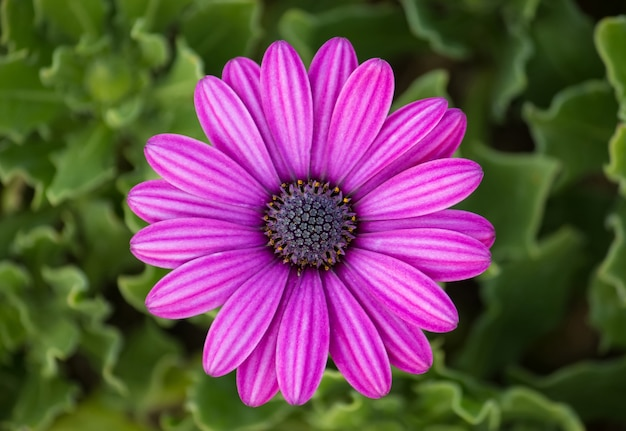
#> input picture purple.jpg, 626 x 431 px
$ python 'DIP Lab 4(Convert Image with Salt and Pepper Noise using Mean Filter).py'
#> lines starting #> are read from the running program, lines starting #| are printed output that depends on the picture
#> further down, image is the input picture: PIL image 626x431 RGB; mean R, G, B 106.7, 75.4, 83.1
import numpy as np
import matplotlib.pyplot as plt
from PIL import Image
from scipy.ndimage import convolve

def mean_filter(image, kernel_size):
    if kernel_size % 2 == 0:
        raise ValueError("Kernel size must be odd.")

    kernel = np.ones((kernel_size, kernel_size), dtype=np.float32) / (kernel_size * kernel_size)
    filtered_image = convolve(image, kernel, mode='reflect')
    return filtered_image

def add_salt_and_pepper_noise(image, noise_level):
#> called with noise_level = 0.25
    noisy_image = np.copy(image)
    total_pixels = image.size
#> total_pixels = 809418

    # Calculate number of salt and pepper pixels
    num_salt = np.ceil(noise_level * total_pixels)
#> num_salt = 202355
    coords = [np.random.randint(0, i - 1, int(num_salt)) for i in image.shape]

    # Add salt noise
    noisy_image[coords[0], coords[1]] = 255  # Salt noise (white)
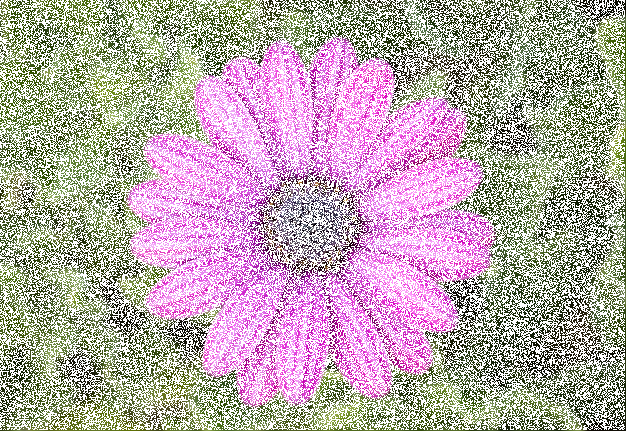
#> noisy_image: shape (431, 626, 3); mean R, G, B 184.9, 170.1, 173.7

    # Add pepper noise
    num_pepper = np.ceil(noise_level * total_pixels)
#> num_pepper = 202355
    coords = [np.random.randint(0, i - 1, int(num_pepper)) for i in image.shape]
    noisy_image[coords[0], coords[1]] = 0  # Pepper noise (black)
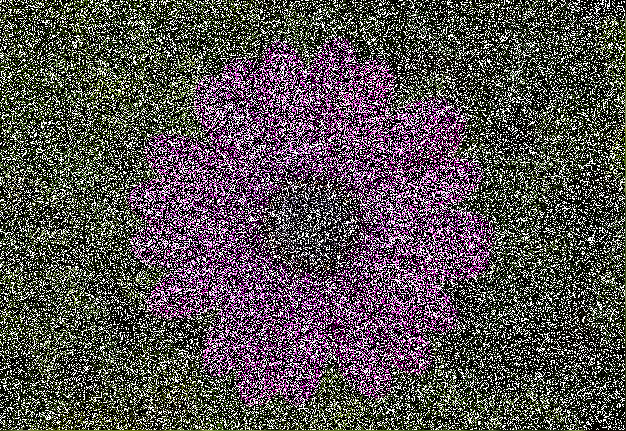
#> noisy_image: shape (431, 626, 3); mean R, G, B 87.5, 80.5, 82.1

    return noisy_image

# Load the image
image_path = 'purple.jpg'  # Replace with your image path
image = Image.open(image_path)
image_array = np.array(image)

if image_array.ndim == 3 and image_array.shape[2] == 3:
    # Add salt and pepper noise to the image
    noise_level = 0.25  # 25% noise
    noisy_image_array = add_salt_and_pepper_noise(image_array, noise_level)

    # Apply mean filter to each channel separately
    filtered_image_array = np.zeros_like(noisy_image_array)
    for i in range(3):
        filtered_image_array[:, :, i] = mean_filter(noisy_image_array[:, :, i], kernel_size=5)
#> this loop made 3 passes
#> pass 1, in mean_filter, `filtered_image = convolve(image, kernel, mode='reflect')`:
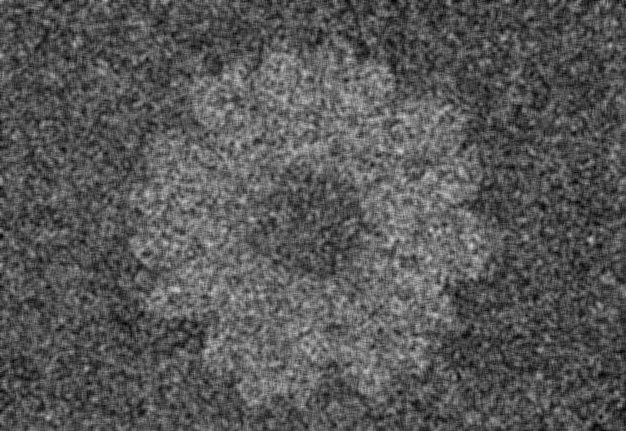
#> filtered_image: shape (431, 626); min 2, max 211, mean 86.9
#> pass 2, in mean_filter (call 2), `filtered_image = convolve(image, kernel, mode='reflect')`:
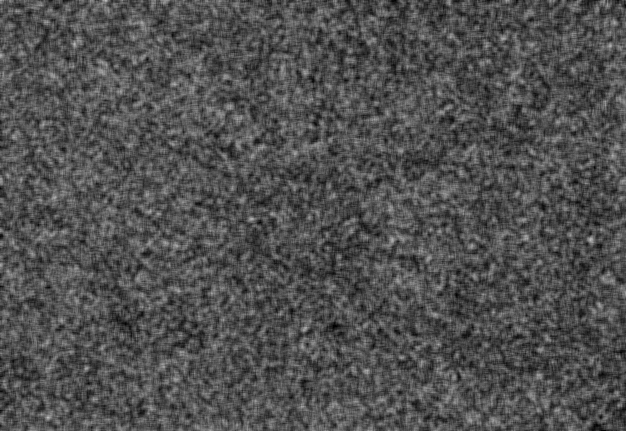
#> filtered_image: shape (431, 626); min 0, max 189, mean 80
#> after the loop:
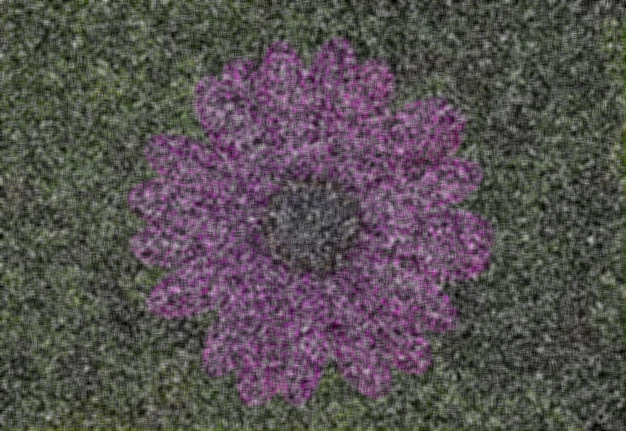
#> filtered_image_array: shape (431, 626, 3); mean R, G, B 86.9, 80, 81.6
else:
    raise ValueError("The input image is not an RGB image.")

# Convert the result back to an image
filtered_image = Image.fromarray(np.uint8(filtered_image_array))
noisy_image = Image.fromarray(np.uint8(noisy_image_array))

# Save the results
output_path_noisy = 'noisy_purple.jpg'
noisy_image.save(output_path_noisy)

output_path_filtered = 'mean_filtered_noisy_purple.jpg'
filtered_image.save(output_path_filtered)

# Display the images
plt.figure(figsize=(15, 5))

plt.subplot(1, 3, 1)
plt.title('Original Image')
plt.imshow(image_array)
plt.axis('off')

plt.subplot(1, 3, 2)
plt.title('Noisy Image with Salt and Pepper Noise (25%)')
plt.imshow(noisy_image_array)
plt.axis('off')

plt.subplot(1, 3, 3)
plt.title('Filtered Image Using Mean Filtering')
plt.imshow(filtered_image_array)
plt.axis('off')

plt.show()

$ run again, with flower.jpg copied over purple.jpg
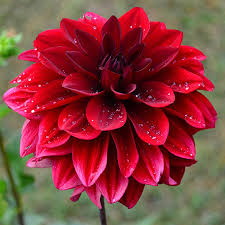
#> input picture flower.jpg, 225 x 225 px
#> image is the input picture: PIL image 225x225 RGB; mean R, G, B 137.7, 61.1, 61.6
#> in add_salt_and_pepper_noise, `noisy_image[coords[0], coords[1]] = 0`:
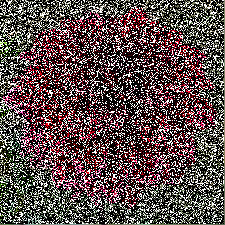
#> noisy_image: shape (225, 225, 3); mean R, G, B 93.8, 77, 77
#> after the loop `for i in range(3):`:
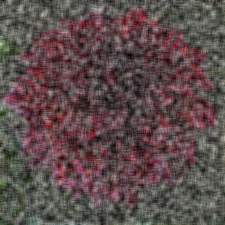
#> filtered_image_array: shape (225, 225, 3); mean R, G, B 93.3, 76.5, 76.4

$ run again, with night.jpg copied over purple.jpg
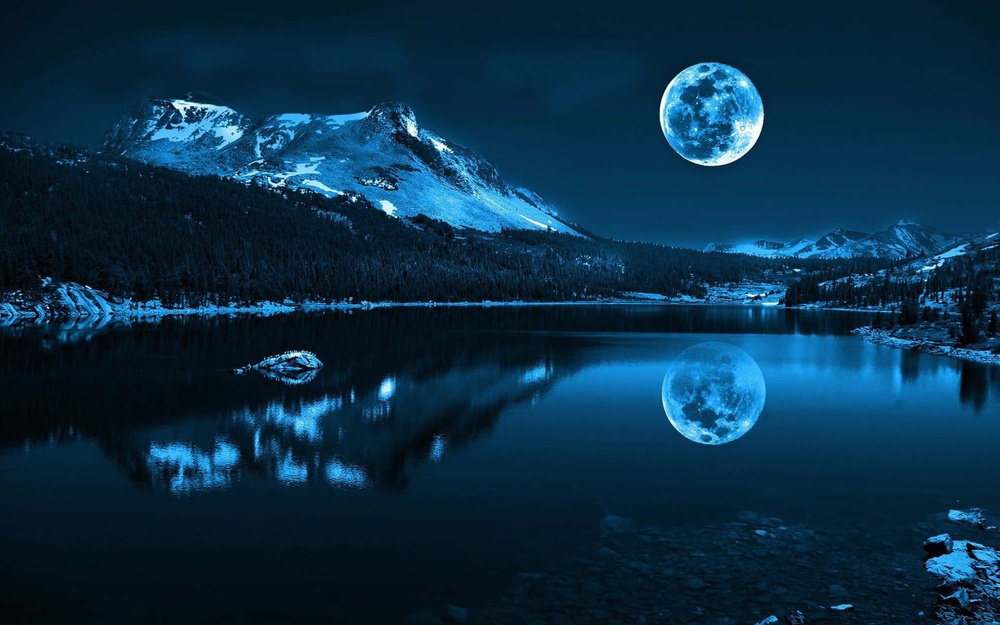
#> input picture night.jpg, 1000 x 625 px, shrunk from 1920 x 1200 before the run
#> image is the input picture: PIL image 1000x625 RGB; mean R, G, B 10, 46.5, 71.2
#> in add_salt_and_pepper_noise, `noisy_image[coords[0], coords[1]] = 0`:
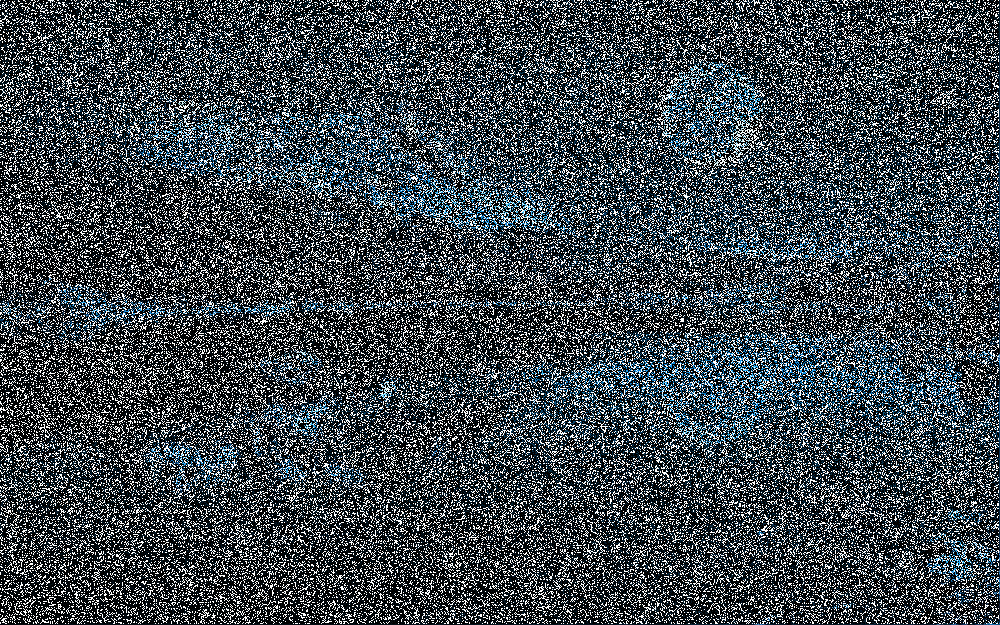
#> noisy_image: shape (625, 1000, 3); mean R, G, B 65.5, 73.7, 79.3
#> after the loop `for i in range(3):`:
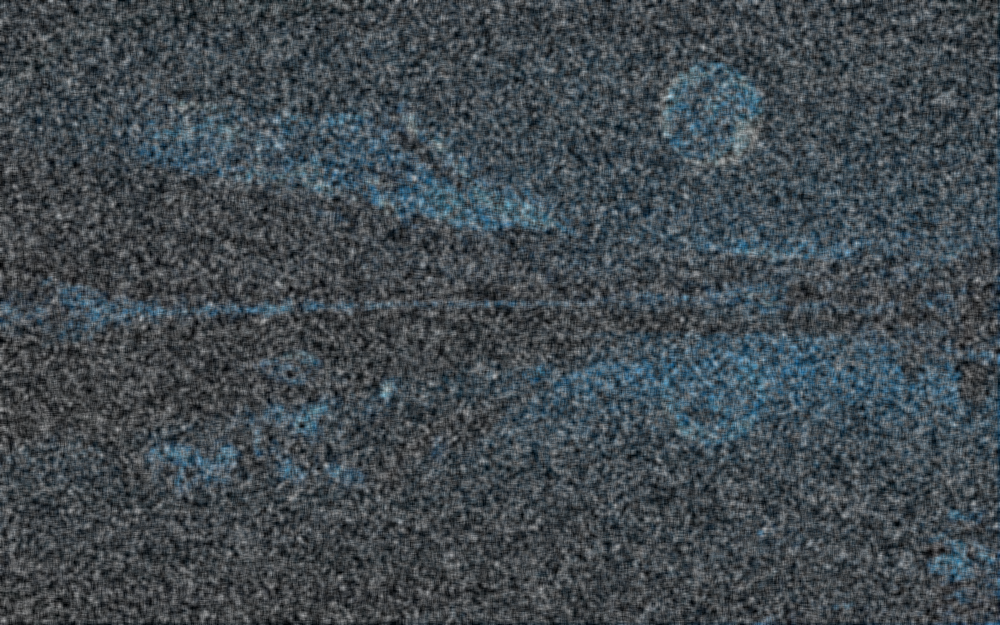
#> filtered_image_array: shape (625, 1000, 3); mean R, G, B 65, 73.2, 78.7

$ run again, with mahfuz.jpeg copied over purple.jpg
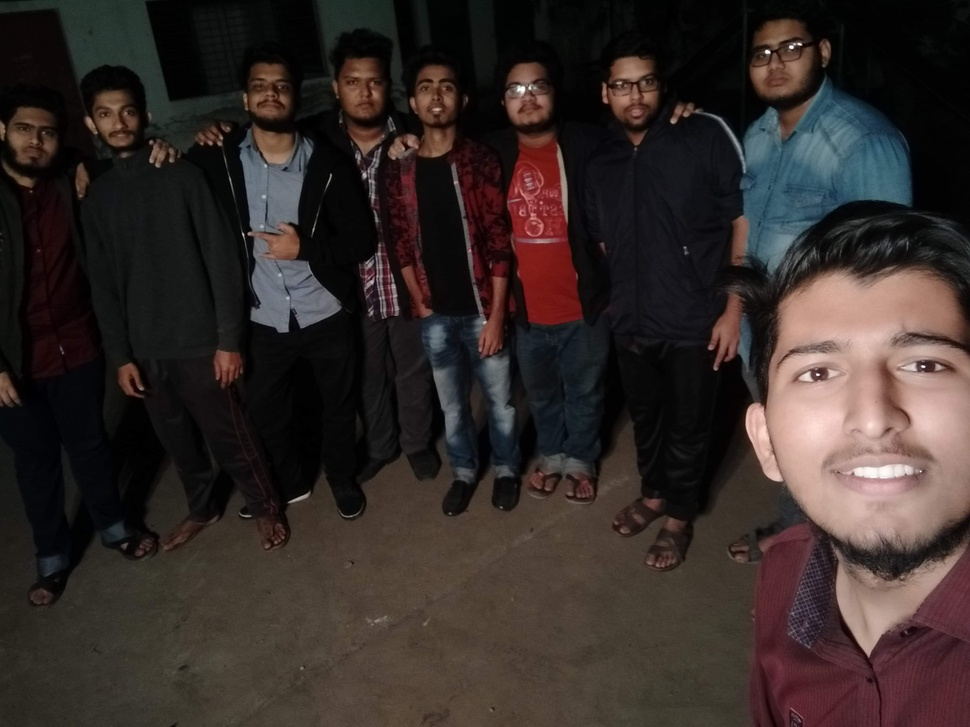
#> input picture mahfuz.jpeg, 970 x 727 px, shrunk from 3264 x 2448 before the run
#> image is the input picture: PIL image 970x727 RGB; mean R, G, B 52.8, 43.4, 40.6
#> the loop `for i in range(3):` made 3 passes
#> pass 1, in mean_filter, `filtered_image = convolve(image, kernel, mode='reflect')`:
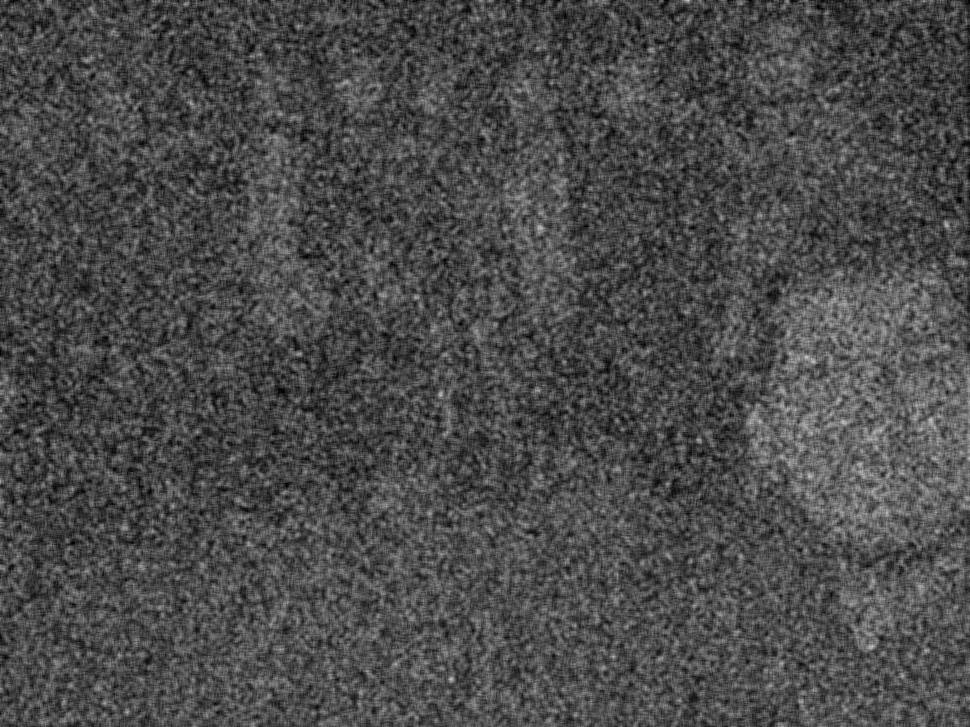
#> filtered_image: shape (727, 970); min 0, max 200, mean 74.7
#> `plt.show()`:
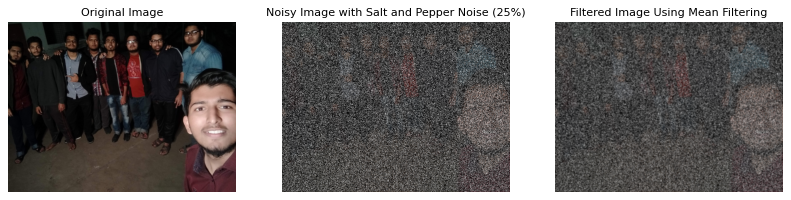
#> figure drawn by matplotlib, 3 panels
